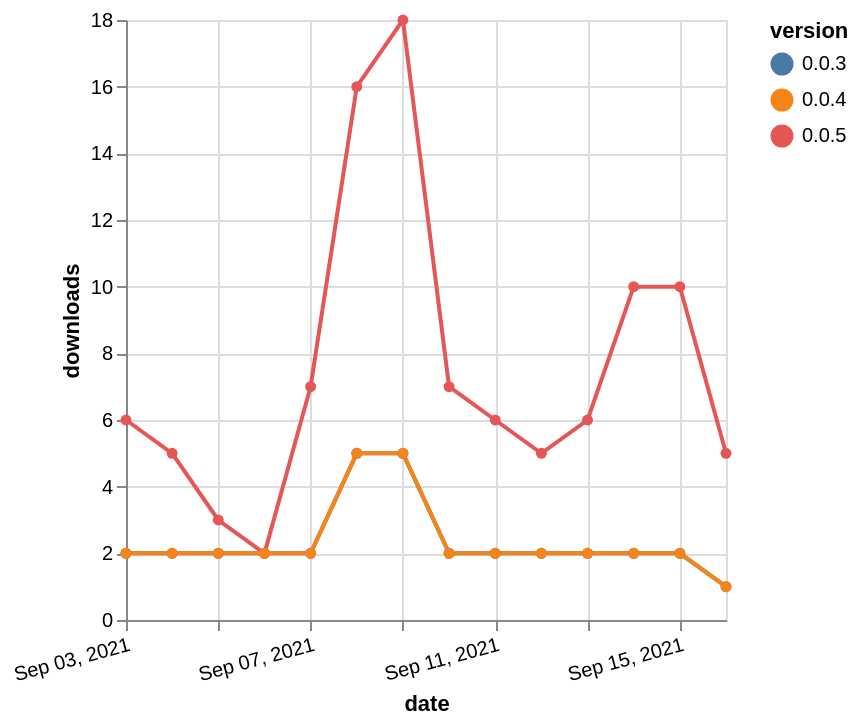

Express this chart as Vega-Lite.
### Vega-Lite specification from a JSON file in a GitHub repository (floating-point values rounded to 4 significant figures)
{"$schema": "https://vega.github.io/schema/vega-lite/v5.json", "description": "A simple bar chart with embedded data.", "data": {"values": [{"date": "2021-09-03", "total": 2518, "delta": 2, "version": "0.0.3"}, {"date": "2021-09-04", "total": 2520, "delta": 2, "version": "0.0.3"}, {"date": "2021-09-05", "total": 2522, "delta": 2, "version": "0.0.3"}, {"date": "2021-09-06", "total": 2524, "delta": 2, "version": "0.0.3"}, {"date": "2021-09-07", "total": 2526, "delta": 2, "version": "0.0.3"}, {"date": "2021-09-08", "total": 2531, "delta": 5, "version": "0.0.3"}, {"date": "2021-09-09", "total": 2536, "delta": 5, "version": "0.0.3"}, {"date": "2021-09-10", "total": 2538, "delta": 2, "version": "0.0.3"}, {"date": "2021-09-11", "total": 2540, "delta": 2, "version": "0.0.3"}, {"date": "2021-09-12", "total": 2542, "delta": 2, "version": "0.0.3"}, {"date": "2021-09-13", "total": 2544, "delta": 2, "version": "0.0.3"}, {"date": "2021-09-14", "total": 2546, "delta": 2, "version": "0.0.3"}, {"date": "2021-09-15", "total": 2548, "delta": 2, "version": "0.0.3"}, {"date": "2021-09-16", "total": 2549, "delta": 1, "version": "0.0.3"}, {"date": "2021-09-03", "total": 10316, "delta": 6, "version": "0.0.5"}, {"date": "2021-09-04", "total": 10321, "delta": 5, "version": "0.0.5"}, {"date": "2021-09-05", "total": 10324, "delta": 3, "version": "0.0.5"}, {"date": "2021-09-06", "total": 10326, "delta": 2, "version": "0.0.5"}, {"date": "2021-09-07", "total": 10333, "delta": 7, "version": "0.0.5"}, {"date": "2021-09-08", "total": 10349, "delta": 16, "version": "0.0.5"}, {"date": "2021-09-09", "total": 10367, "delta": 18, "version": "0.0.5"}, {"date": "2021-09-10", "total": 10374, "delta": 7, "version": "0.0.5"}, {"date": "2021-09-11", "total": 10380, "delta": 6, "version": "0.0.5"}, {"date": "2021-09-12", "total": 10385, "delta": 5, "version": "0.0.5"}, {"date": "2021-09-13", "total": 10391, "delta": 6, "version": "0.0.5"}, {"date": "2021-09-14", "total": 10401, "delta": 10, "version": "0.0.5"}, {"date": "2021-09-15", "total": 10411, "delta": 10, "version": "0.0.5"}, {"date": "2021-09-16", "total": 10416, "delta": 5, "version": "0.0.5"}, {"date": "2021-09-03", "total": 3359, "delta": 2, "version": "0.0.4"}, {"date": "2021-09-04", "total": 3361, "delta": 2, "version": "0.0.4"}, {"date": "2021-09-05", "total": 3363, "delta": 2, "version": "0.0.4"}, {"date": "2021-09-06", "total": 3365, "delta": 2, "version": "0.0.4"}, {"date": "2021-09-07", "total": 3367, "delta": 2, "version": "0.0.4"}, {"date": "2021-09-08", "total": 3372, "delta": 5, "version": "0.0.4"}, {"date": "2021-09-09", "total": 3377, "delta": 5, "version": "0.0.4"}, {"date": "2021-09-10", "total": 3379, "delta": 2, "version": "0.0.4"}, {"date": "2021-09-11", "total": 3381, "delta": 2, "version": "0.0.4"}, {"date": "2021-09-12", "total": 3383, "delta": 2, "version": "0.0.4"}, {"date": "2021-09-13", "total": 3385, "delta": 2, "version": "0.0.4"}, {"date": "2021-09-14", "total": 3387, "delta": 2, "version": "0.0.4"}, {"date": "2021-09-15", "total": 3389, "delta": 2, "version": "0.0.4"}, {"date": "2021-09-16", "total": 3390, "delta": 1, "version": "0.0.4"}]}, "width": "container", "mark": {"type": "line", "point": {"filled": true}}, "encoding": {"x": {"field": "date", "type": "temporal", "timeUnit": "yearmonthdate", "title": "date", "axis": {"labelAngle": -15}}, "y": {"field": "delta", "type": "quantitative", "title": "downloads"}, "color": {"field": "version", "type": "nominal"}, "tooltip": {"field": "delta"}}}
